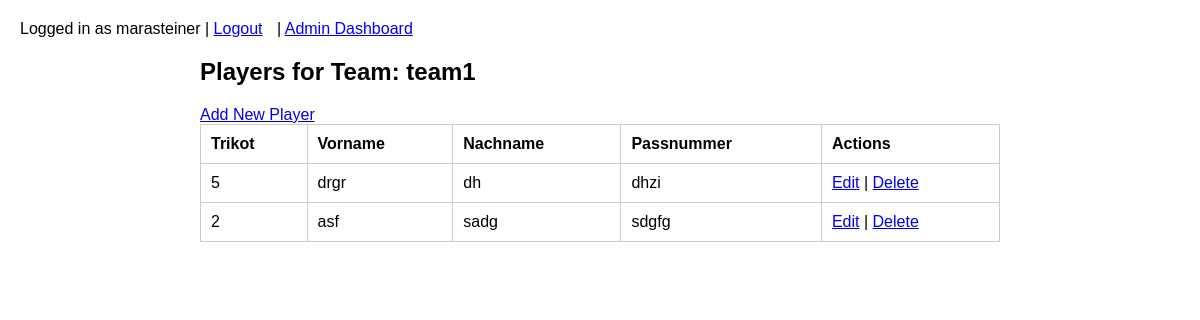
Screenshot of /custom_admin/team/2/players/ (signed in) with the database file from the repository.
### events/models.py (models this page shows, shortened)
class Player(models.Model):
    team = models.ForeignKey(User, on_delete=models.CASCADE, related_name='players')
    trikot = models.IntegerField()
    vorname = models.CharField(max_length=50)
    nachname = models.CharField(max_length=50)
    passnummer = models.CharField(max_length=50)

### events/views.py (the view)
@admin_required
def admin_team_players(request, team_id):
    team = get_object_or_404(User, id=team_id, is_staff=False)
    players = team.players.all()
    return render(request, 'admin_team_players.html', {'team': team, 'players': players})

### events/views.py (called while the page is built)
def admin_required(view_func):
    decorated_view_func = login_required(user_passes_test(lambda u: u.is_staff)(view_func))
    return decorated_view_func

### events/templates/admin_team_players.html
{% extends "base.html" %}
{% block content %}
<h2>Players for Team: {{ team.username }}</h2>
<a href="{% url 'admin_player_add' team.id %}">Add New Player</a>
<table>
    <tr>
        <th>Trikot</th>
        <th>Vorname</th>
        <th>Nachname</th>
        <th>Passnummer</th>
        <th>Actions</th>
    </tr>
    {% for player in players %}
    <tr>
        <td>{{ player.trikot }}</td>
        <td>{{ player.vorname }}</td>
        <td>{{ player.nachname }}</td>
        <td>{{ player.passnummer }}</td>
        <td>
            <a href="{% url 'admin_player_edit' player.id %}">Edit</a> |
            <a href="{% url 'admin_player_delete' player.id %}">Delete</a>
        </td>
    </tr>
    {% empty %}
    <tr>
        <td colspan="5">No players found for this team.</td>
    </tr>
    {% endfor %}
</table>
{% endblock %}

### events/templates/base.html (shortened to what this page needs)
<!DOCTYPE html>
<html>
<head>
</head>
<body>
    <header>
        <nav>
            {% if user.is_authenticated %}
                Logged in as {{ user.username }} |
                <a href="{% url 'logout' %}">Logout</a>
                {% if user.is_staff %}
                    | <a href="{% url 'admin_dashboard' %}">Admin Dashboard</a>
                {% else %}
                    | <a href="{% url 'players' %}">My Players</a>
                    | <a href="{% url 'tournaments' %}">Tournaments</a>
                    | <a href="{% url 'scorecard_home' %}">Scorecard</a>
                {% endif %}
            {% else %}
                <a href="{% url 'login' %}">Login</a>
            {% endif %}
        </nav>
    </header>
    <div class="container">
        {% block content %}{% endblock %}
    </div>
</body>
</html>

### events/templates/base.html (style rules this page uses)
body { font-family: Arial, sans-serif; margin: 20px; }
header { margin-bottom: 20px; }
nav a { margin-right: 10px; }
.container { max-width: 800px; margin: auto; }
table { width: 100%; border-collapse: collapse; margin-bottom: 20px; }
table, th, td { border: 1px solid #ccc; }
th, td { padding: 10px; text-align: left; }

### rows the page displays
Player: trikot "5", vorname "drgr", nachname "dh", passnummer "dhzi"
Player: trikot "2", vorname "asf", nachname "sadg", passnummer "sdgfg"

### other values shown
{{ user.username }} "marasteiner"
{{ team.username }} "team1"
